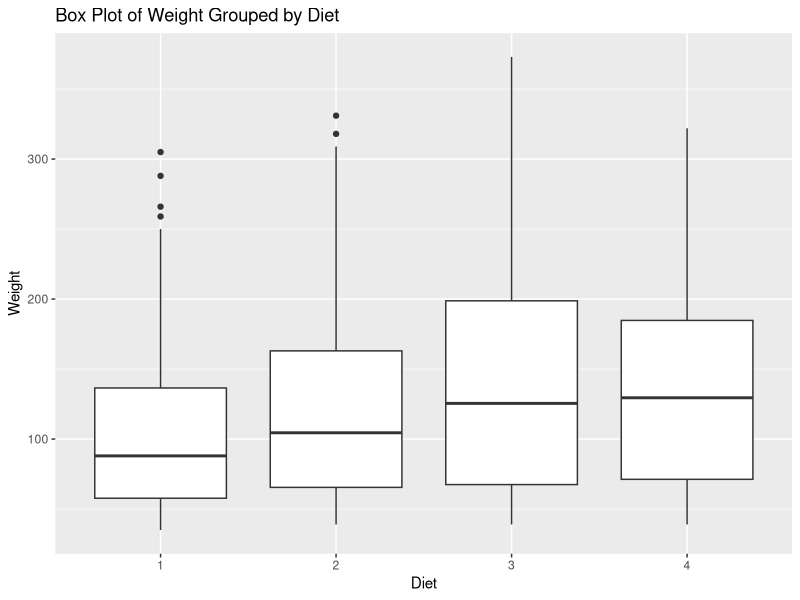

Source code (R):
# Load required libraries
library(ggplot2)

# Load the ChickWeight dataset
data(ChickWeight)

# (a) Create Box plot for "weight" grouped by "Diet"
boxplot_plot <- ggplot(ChickWeight, aes(x = as.factor(Diet), y = weight)) +
  geom_boxplot() +
  labs(x = "Diet", y = "Weight", title = "Box Plot of Weight Grouped by Diet")
print(boxplot_plot)

